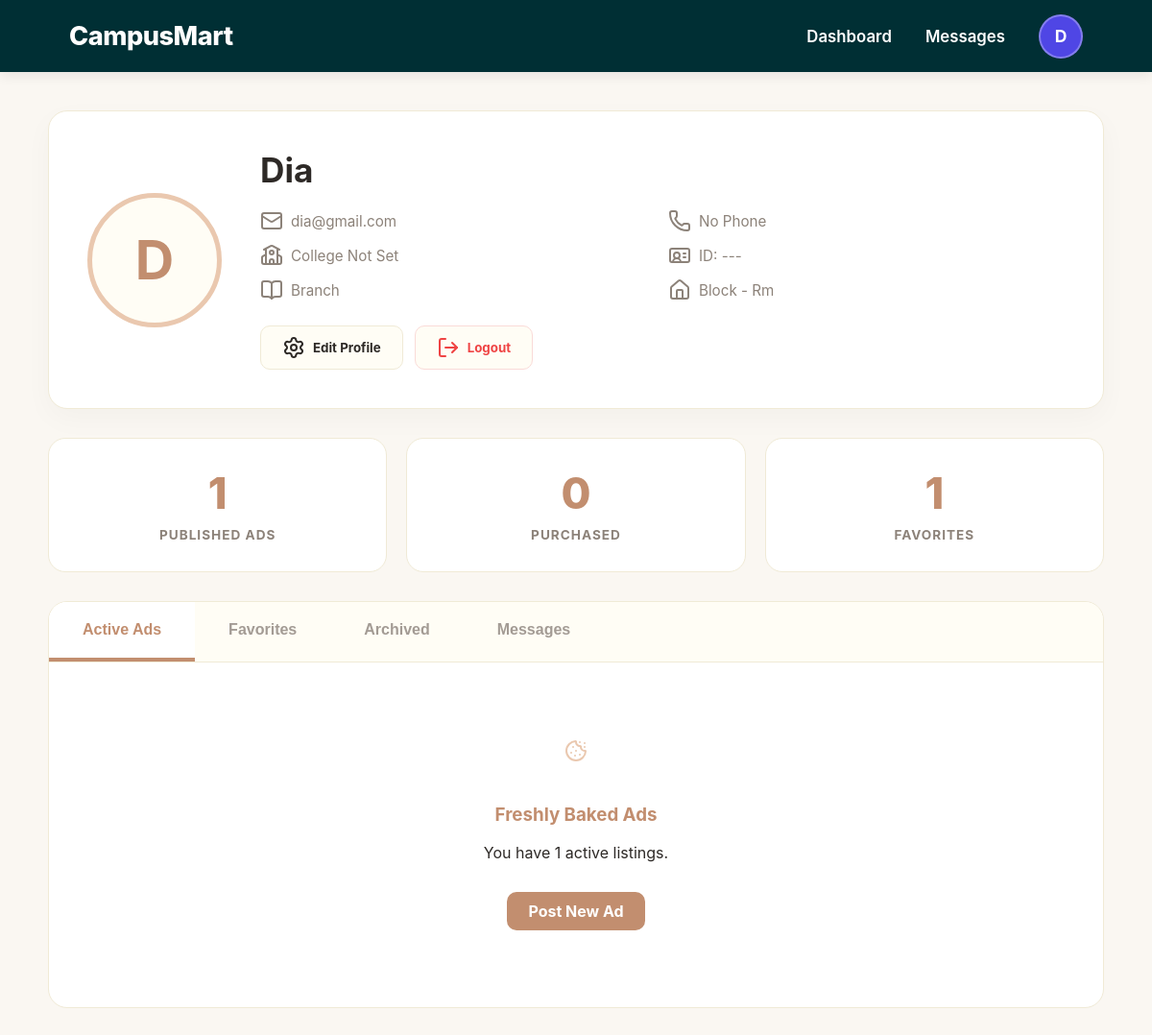
Screenshot of /user-details/ (signed in) with the database file from the repository.
### campusmart/marketplace/models.py (models this page shows, shortened)
class User(AbstractUser):
    USER_ROLES = (('user', 'User'), ('admin', 'Admin'))
    role = models.CharField(max_length=10, choices=USER_ROLES, default='user')
    name = models.CharField(max_length=150, blank=True)
    phone_number = models.CharField(max_length=15, blank=True, null=True)
    profile_image = models.ImageField(upload_to='profiles/', blank=True, null=True)
    bio = models.TextField(blank=True, null=True)
    college_name = models.CharField(max_length=255, blank=True, null=True)
    college_id = models.CharField(max_length=50, blank=True, null=True)
    branch = models.CharField(max_length=100, blank=True, null=True)
    hostel_block = models.CharField(max_length=50, blank=True, null=True)
    room_no = models.CharField(max_length=20, blank=True, null=True)
    is_admin_user = models.BooleanField(default=False)
    is_verified = models.BooleanField(default=False)
    is_blocked = models.BooleanField(default=False)
    otp_code = models.CharField(max_length=6, blank=True, null=True)
    otp_created_at = models.DateTimeField(blank=True, null=True)

### campusmart/marketplace/views.py (the view)
# urls.py: path('user-details/', views.user_details, name='user_details'),
@login_required
def user_details(request):
    user = request.user
    context = {
        'user': user,
        'published_count': Product.objects.filter(seller=user).count(),
        'purchased_count': Product.objects.filter(buyer=user, status='sold').count(),
        'user': user,
        'published_count': Product.objects.filter(seller=user).count(),
        'purchased_count': Product.objects.filter(buyer=user, status='sold').count(),
        'favorite_count': Favorite.objects.filter(user=user).count(),
        'favorites': Favorite.objects.filter(user=user).select_related('product'),
    }
    return render(request, 'user_details.html', context)

### campusmart/marketplace/templates/user_details.html (shortened to what this page needs)
{% load static %}
<!DOCTYPE html>
<html lang="en">
<head>
</head>
<body>
    <nav class="navbar">
        <div class="logo" onclick="location.href='{% url 'dashboard' %}'">CampusMart</div>
        <div class="nav-right">
            <a href="{% url 'dashboard' %}">Dashboard</a>
            <a href="{% url 'chat_system' %}">Messages</a>
            <div class="nav-avatar">{{ user.username.0|upper }}</div>
        </div>
    </nav>
    <div class="main-content">
        <div class="profile-card">
            <div class="profile-pic-large">{{ user.username.0|upper }}</div>
            <div style="flex-grow: 1;">
                <h1 style="margin:0; font-size: 2.2rem; color: var(--text-main);">{{ user.username|title }}</h1>
                <div class="campus-info-grid">
                    <div class="info-item"><i data-lucide="mail" size="16"></i> {{ user.email }}</div>
                    <div class="info-item"><i data-lucide="phone" size="16"></i> {{user.phone_number|default:"No Phone"}}</div>
                    <div class="info-item"><i data-lucide="school" size="16"></i> {{ user.college_name|default:"College Not Set" }}</div>
                    <div class="info-item"><i data-lucide="id-card" size="16"></i> ID: {{ user.college_id|default:"---" }}</div>
                    <div class="info-item"><i data-lucide="book-open" size="16"></i> {{ user.branch|default:"Branch" }}</div>
                    <div class="info-item"><i data-lucide="home" size="16"></i> {{ user.hostel_block|default:"Block" }} - {{ user.room_no|default:"Rm" }}</div>
                </div>
                <div class="action-btns">
                    <button class="btn" onclick="openModal()"><i data-lucide="settings" size="18"></i> Edit
                        Profile</button>
                    <form action="{% url 'logout' %}" method="POST" style="margin: 0;">
                        <button type="submit" class="btn btn-logout">
                            <i data-lucide="log-out" size="18"></i> Logout
                        </button>
                    </form>
                </div>
            </div>
        </div>
        <div class="stats-grid">
            <div class="stat-card">
                <h2>{{ published_count|default:"0" }}</h2>
                <p>Published Ads</p>
            </div>
            <div class="stat-card">
                <h2>{{ purchased_count|default:"0" }}</h2>
                <p>Purchased</p>
            </div>
            <div class="stat-card">
                <h2>{{ favorite_count|default:"0" }}</h2>
                <p>Favorites</p>
            </div>
        </div>
        <div class="tabs-container">
            <div class="tabs-nav">
                <button class="tab-btn active" onclick="switchTab(event, 'active-ads')">Active Ads</button>
                <button class="tab-btn" onclick="switchTab(event, 'favorites')">Favorites</button>
                <button class="tab-btn" onclick="switchTab(event, 'archived')">Archived</button>
                <button class="tab-btn" onclick="location.href='{% url 'chat_system' %}'">Messages</button>
            </div>
            <div id="active-ads" class="tab-content active">
                <i data-lucide="cookie" size="64" style="color: var(--accent-warm); margin-bottom: 20px;"></i>
                <h3 style="color: var(--stat-val);">Freshly Baked Ads</h3>
                {% if published_count > 0 %}
                <p>You have {{ published_count }} active listings.</p>
                {% else %}
                <p>You haven't posted any items yet.</p>
                {% endif %}
                <a href="{% url 'upload_product' %}" class="btn"
                    style="display:inline-flex; margin-top:15px; background: var(--stat-val); color: white; border: none;">Post
                    New Ad</a>
            </div>
        </div>
    </div>
</body>
</html>

### campusmart/marketplace/templates/user_details.html (style rules this page uses)
:root { --nav-bg: #002f34; --bg-body: #FAF7F2; --card-bg: #FFFFFF; --accent-warm: #EAC8AF; --accent-indigo: #4f46e5; --text-main: #2D2926; --border-soft: #F0EAD6; --stat-val: #C28E6F; --danger: #ef4444; }
body { font-family: 'Inter', system-ui, -apple-system, sans-serif; background-color: var(--bg-body); margin: 0; color: var(--text-main); }
.navbar { background-color: var(--nav-bg); height: 75px; padding: 0 6%; display: flex; justify-content: space-between; align-items: center; color: white; position: sticky; top: 0; z-index: 1000; box-shadow: 0 4px 12px rgba(0, 0, 0, 0.08); }
.logo { font-size: 1.7rem; font-weight: 800; cursor: pointer; letter-spacing: -0.5px; }
.nav-right { display: flex; gap: 35px; align-items: center; }
.nav-right a { color: white; text-decoration: none; font-weight: 600; font-size: 1.05rem; transition: 0.2s; }
.nav-avatar { width: 42px; height: 42px; background: var(--accent-indigo); border-radius: 50%; display: flex; align-items: center; justify-content: center; font-weight: bold; border: 2px solid rgba(255, 255, 255, 0.3); font-size: 1.1rem; }
.main-content { max-width: 1100px; margin: 40px auto; padding: 0 20px; }
.profile-card { background: var(--card-bg); border-radius: 20px; padding: 40px; display: flex; align-items: center; gap: 40px; box-shadow: 0 10px 30px rgba(0, 0, 0, 0.03); border: 1px solid var(--border-soft); }
.profile-pic-large { width: 130px; height: 130px; background: #FFFDF5; color: var(--stat-val); border-radius: 50%; display: flex; align-items: center; justify-content: center; font-size: 3.5rem; font-weight: 700; border: 5px solid var(--accent-warm); }
.campus-info-grid { display: grid; grid-template-columns: 1fr 1fr; gap: 12px; margin-top: 20px; font-size: 0.95rem; color: #8C8279; }
.info-item { display: flex; align-items: center; gap: 8px; }
.action-btns { display: flex; gap: 12px; margin-top: 25px; align-items: center; }
.btn { padding: 10px 22px; border-radius: 10px; font-weight: 700; cursor: pointer; display: flex; align-items: center; gap: 8px; transition: 0.3s; border: 1px solid var(--border-soft); background: #FFFDF5; text-decoration: none; color: var(--text-main); font-family: inherit; }
.btn-logout { color: var(--danger); border-color: #FADBD8; background: #FFFDF5; }
.stats-grid { display: grid; grid-template-columns: repeat(3, 1fr); gap: 20px; margin: 30px 0; }
.stat-card { background: var(--card-bg); padding: 30px 20px; border-radius: 18px; text-align: center; border: 1.5px solid var(--border-soft); }
.stat-card h2 { font-size: 2.8rem; margin: 0; color: var(--stat-val); font-weight: 800; }
.stat-card p { margin: 8px 0 0; color: #8C8279; font-size: 0.85rem; text-transform: uppercase; font-weight: 700; letter-spacing: 1px; }
.tabs-container { background: var(--card-bg); border-radius: 20px; border: 1px solid var(--border-soft); overflow: hidden; }
.tabs-nav { display: flex; background: #FFFDF5; border-bottom: 1px solid var(--border-soft); }
.tab-btn { padding: 20px 35px; font-weight: 700; font-size: 1rem; color: #A39B94; cursor: pointer; border: none; background: none; border-bottom: 4px solid transparent; }
.tab-btn.active { color: var(--stat-val); border-bottom-color: var(--stat-val); background: white; }
.tab-content { padding: 80px 20px; text-align: center; display: none; }
.tab-content.active { display: block; }

### rows the page displays
User: username.0 "D", username "Dia", email "dia@gmail.com", phone_number "No Phone", college_name "College Not Set", college_id "---", branch "Branch", hostel_block "Block", room_no "Rm"

### other values shown
{{ published_count|default:"0" }} "1"
{{ purchased_count|default:"0" }} "0"
{{ favorite_count|default:"0" }} "1"
{{ published_count }} "1"
